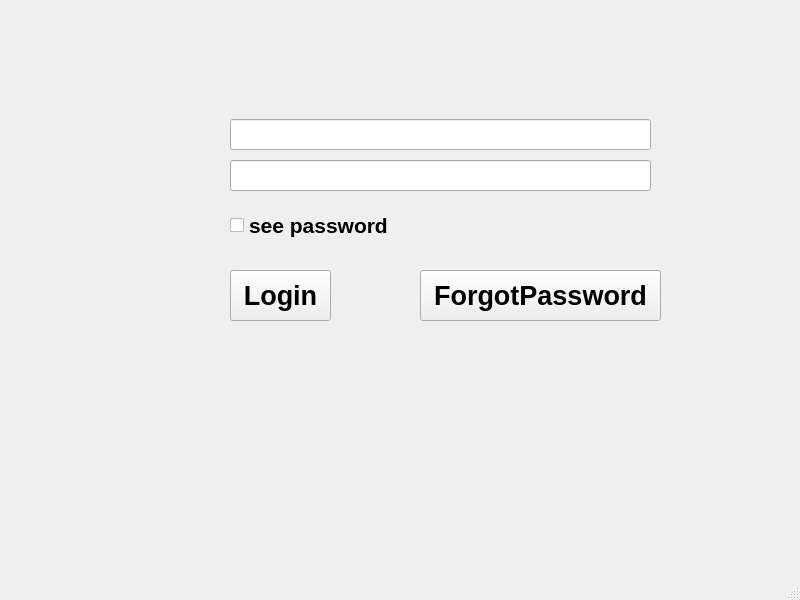
<?xml version="1.0" encoding="UTF-8"?>
<ui version="4.0">
 <class>MainWindow</class>
 <widget class="QMainWindow" name="MainWindow">
  <property name="geometry">
   <rect>
    <x>0</x>
    <y>0</y>
    <width>800</width>
    <height>600</height>
   </rect>
  </property>
  <property name="windowTitle">
   <string>MainWindow</string>
  </property>
  <widget class="QWidget" name="centralwidget">
   <widget class="QLineEdit" name="uname">
    <property name="geometry">
     <rect>
      <x>230</x>
      <y>119</y>
      <width>421</width>
      <height>31</height>
     </rect>
    </property>
    <property name="font">
     <font>
      <pointsize>20</pointsize>
      <weight>75</weight>
      <bold>true</bold>
     </font>
    </property>
   </widget>
   <widget class="QLineEdit" name="password">
    <property name="geometry">
     <rect>
      <x>230</x>
      <y>160</y>
      <width>421</width>
      <height>31</height>
     </rect>
    </property>
    <property name="font">
     <font>
      <pointsize>20</pointsize>
      <weight>75</weight>
      <bold>true</bold>
     </font>
    </property>
    <property name="echoMode">
     <enum>QLineEdit::Password</enum>
    </property>
   </widget>
   <widget class="QPushButton" name="login">
    <property name="geometry">
     <rect>
      <x>230</x>
      <y>270</y>
      <width>101</width>
      <height>51</height>
     </rect>
    </property>
    <property name="font">
     <font>
      <pointsize>20</pointsize>
      <weight>75</weight>
      <bold>true</bold>
     </font>
    </property>
    <property name="text">
     <string>Login</string>
    </property>
   </widget>
   <widget class="QCheckBox" name="seePassword">
    <property name="geometry">
     <rect>
      <x>230</x>
      <y>200</y>
      <width>181</width>
      <height>51</height>
     </rect>
    </property>
    <property name="font">
     <font>
      <pointsize>16</pointsize>
      <weight>75</weight>
      <bold>true</bold>
     </font>
    </property>
    <property name="text">
     <string>see password</string>
    </property>
   </widget>
   <widget class="QPushButton" name="QButtonForgotPassword">
    <property name="geometry">
     <rect>
      <x>420</x>
      <y>270</y>
      <width>241</width>
      <height>51</height>
     </rect>
    </property>
    <property name="font">
     <font>
      <pointsize>20</pointsize>
      <weight>75</weight>
      <bold>true</bold>
     </font>
    </property>
    <property name="text">
     <string>ForgotPassword</string>
    </property>
   </widget>
  </widget>
  <widget class="QStatusBar" name="statusbar"/>
 </widget>
 <resources>
  <include location="123.qrc"/>
 </resources>
 <connections/>
</ui>
